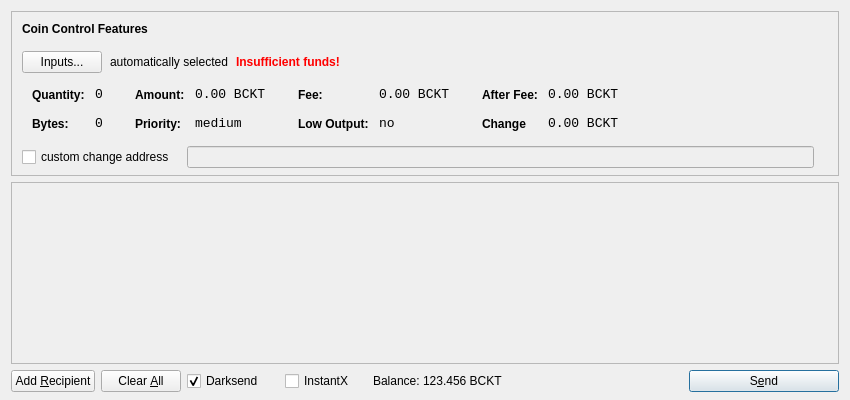
<?xml version="1.0" encoding="UTF-8"?>
<ui version="4.0">
 <class>SendCoinsDialog</class>
 <widget class="QDialog" name="SendCoinsDialog">
  <property name="geometry">
   <rect>
    <x>0</x>
    <y>0</y>
    <width>850</width>
    <height>400</height>
   </rect>
  </property>
  <property name="windowTitle">
   <string>Send Coins</string>
  </property>
  <layout class="QVBoxLayout" name="verticalLayout" stretch="0,1,0">
   <property name="bottomMargin">
    <number>8</number>
   </property>
   <item>
    <widget class="QFrame" name="frameCoinControl">
     <property name="sizePolicy">
      <sizepolicy hsizetype="Expanding" vsizetype="Expanding">
       <horstretch>0</horstretch>
       <verstretch>0</verstretch>
      </sizepolicy>
     </property>
     <property name="maximumSize">
      <size>
       <width>16777215</width>
       <height>16777215</height>
      </size>
     </property>
     <property name="frameShape">
      <enum>QFrame::StyledPanel</enum>
     </property>
     <property name="frameShadow">
      <enum>QFrame::Sunken</enum>
     </property>
     <layout class="QVBoxLayout" name="verticalLayoutCoinControl2">
      <property name="spacing">
       <number>-1</number>
      </property>
      <property name="leftMargin">
       <number>0</number>
      </property>
      <property name="topMargin">
       <number>0</number>
      </property>
      <property name="rightMargin">
       <number>0</number>
      </property>
      <property name="bottomMargin">
       <number>6</number>
      </property>
      <item>
       <layout class="QVBoxLayout" name="verticalLayoutCoinControl" stretch="0,0,0,0,1">
        <property name="spacing">
         <number>0</number>
        </property>
        <property name="leftMargin">
         <number>10</number>
        </property>
        <property name="topMargin">
         <number>10</number>
        </property>
        <item>
         <layout class="QHBoxLayout" name="horizontalLayoutCoinControl1">
          <property name="bottomMargin">
           <number>15</number>
          </property>
          <item>
           <widget class="QLabel" name="labelCoinControlFeatures">
            <property name="sizePolicy">
             <sizepolicy hsizetype="Preferred" vsizetype="Maximum">
              <horstretch>0</horstretch>
              <verstretch>0</verstretch>
             </sizepolicy>
            </property>
            <property name="font">
             <font>
              <weight>75</weight>
              <bold>true</bold>
             </font>
            </property>
            <property name="styleSheet">
             <string notr="true">font-weight:bold;</string>
            </property>
            <property name="text">
             <string>Coin Control Features</string>
            </property>
           </widget>
          </item>
         </layout>
        </item>
        <item>
         <layout class="QHBoxLayout" name="horizontalLayoutCoinControl2" stretch="0,0,0,0">
          <property name="spacing">
           <number>8</number>
          </property>
          <property name="bottomMargin">
           <number>10</number>
          </property>
          <item>
           <widget class="QPushButton" name="pushButtonCoinControl">
            <property name="styleSheet">
             <string notr="true"/>
            </property>
            <property name="text">
             <string>Inputs...</string>
            </property>
           </widget>
          </item>
          <item>
           <widget class="QLabel" name="labelCoinControlAutomaticallySelected">
            <property name="text">
             <string>automatically selected</string>
            </property>
            <property name="margin">
             <number>5</number>
            </property>
           </widget>
          </item>
          <item>
           <widget class="QLabel" name="labelCoinControlInsuffFunds">
            <property name="font">
             <font>
              <weight>75</weight>
              <bold>true</bold>
             </font>
            </property>
            <property name="styleSheet">
             <string notr="true">color:red;font-weight:bold;</string>
            </property>
            <property name="text">
             <string>Insufficient funds!</string>
            </property>
            <property name="margin">
             <number>5</number>
            </property>
           </widget>
          </item>
          <item>
           <spacer name="horizontalSpacerCoinControl">
            <property name="orientation">
             <enum>Qt::Horizontal</enum>
            </property>
            <property name="sizeHint" stdset="0">
             <size>
              <width>40</width>
              <height>1</height>
             </size>
            </property>
           </spacer>
          </item>
         </layout>
        </item>
        <item>
         <widget class="QWidget" name="widgetCoinControl" native="true">
          <property name="sizePolicy">
           <sizepolicy hsizetype="Preferred" vsizetype="Preferred">
            <horstretch>0</horstretch>
            <verstretch>0</verstretch>
           </sizepolicy>
          </property>
          <property name="minimumSize">
           <size>
            <width>0</width>
            <height>0</height>
           </size>
          </property>
          <property name="styleSheet">
           <string notr="true"/>
          </property>
          <layout class="QHBoxLayout" name="horizontalLayoutCoinControl5">
           <property name="margin">
            <number>0</number>
           </property>
           <item>
            <layout class="QHBoxLayout" name="horizontalLayoutCoinControl3" stretch="0,0,0,1">
             <property name="spacing">
              <number>20</number>
             </property>
             <property name="topMargin">
              <number>0</number>
             </property>
             <property name="bottomMargin">
              <number>10</number>
             </property>
             <item>
              <layout class="QFormLayout" name="formLayoutCoinControl1">
               <property name="horizontalSpacing">
                <number>10</number>
               </property>
               <property name="verticalSpacing">
                <number>14</number>
               </property>
               <property name="leftMargin">
                <number>10</number>
               </property>
               <property name="topMargin">
                <number>4</number>
               </property>
               <property name="rightMargin">
                <number>6</number>
               </property>
               <item row="0" column="0">
                <widget class="QLabel" name="labelCoinControlQuantityText">
                 <property name="styleSheet">
                  <string notr="true">font-weight:bold;</string>
                 </property>
                 <property name="text">
                  <string>Quantity:</string>
                 </property>
                 <property name="margin">
                  <number>0</number>
                 </property>
                </widget>
               </item>
               <item row="0" column="1">
                <widget class="QLabel" name="labelCoinControlQuantity">
                 <property name="font">
                  <font>
                   <family>Monospace</family>
                   <pointsize>10</pointsize>
                  </font>
                 </property>
                 <property name="cursor">
                  <cursorShape>IBeamCursor</cursorShape>
                 </property>
                 <property name="contextMenuPolicy">
                  <enum>Qt::ActionsContextMenu</enum>
                 </property>
                 <property name="text">
                  <string>0</string>
                 </property>
                 <property name="margin">
                  <number>0</number>
                 </property>
                 <property name="textInteractionFlags">
                  <set>Qt::LinksAccessibleByMouse|Qt::TextSelectableByKeyboard|Qt::TextSelectableByMouse</set>
                 </property>
                </widget>
               </item>
               <item row="1" column="0">
                <widget class="QLabel" name="labelCoinControlBytesText">
                 <property name="styleSheet">
                  <string notr="true">font-weight:bold;</string>
                 </property>
                 <property name="text">
                  <string>Bytes:</string>
                 </property>
                </widget>
               </item>
               <item row="1" column="1">
                <widget class="QLabel" name="labelCoinControlBytes">
                 <property name="font">
                  <font>
                   <family>Monospace</family>
                   <pointsize>10</pointsize>
                  </font>
                 </property>
                 <property name="cursor">
                  <cursorShape>IBeamCursor</cursorShape>
                 </property>
                 <property name="contextMenuPolicy">
                  <enum>Qt::ActionsContextMenu</enum>
                 </property>
                 <property name="text">
                  <string>0</string>
                 </property>
                 <property name="textInteractionFlags">
                  <set>Qt::LinksAccessibleByMouse|Qt::TextSelectableByKeyboard|Qt::TextSelectableByMouse</set>
                 </property>
                </widget>
               </item>
              </layout>
             </item>
             <item>
              <layout class="QFormLayout" name="formLayoutCoinControl2">
               <property name="horizontalSpacing">
                <number>10</number>
               </property>
               <property name="verticalSpacing">
                <number>14</number>
               </property>
               <property name="leftMargin">
                <number>6</number>
               </property>
               <property name="topMargin">
                <number>4</number>
               </property>
               <property name="rightMargin">
                <number>6</number>
               </property>
               <item row="0" column="0">
                <widget class="QLabel" name="labelCoinControlAmountText">
                 <property name="styleSheet">
                  <string notr="true">font-weight:bold;</string>
                 </property>
                 <property name="text">
                  <string>Amount:</string>
                 </property>
                 <property name="margin">
                  <number>0</number>
                 </property>
                </widget>
               </item>
               <item row="0" column="1">
                <widget class="QLabel" name="labelCoinControlAmount">
                 <property name="font">
                  <font>
                   <family>Monospace</family>
                   <pointsize>10</pointsize>
                  </font>
                 </property>
                 <property name="cursor">
                  <cursorShape>IBeamCursor</cursorShape>
                 </property>
                 <property name="contextMenuPolicy">
                  <enum>Qt::ActionsContextMenu</enum>
                 </property>
                 <property name="text">
                  <string>0.00 BCKT</string>
                 </property>
                 <property name="textInteractionFlags">
                  <set>Qt::LinksAccessibleByMouse|Qt::TextSelectableByKeyboard|Qt::TextSelectableByMouse</set>
                 </property>
                </widget>
               </item>
               <item row="1" column="0">
                <widget class="QLabel" name="labelCoinControlPriorityText">
                 <property name="styleSheet">
                  <string notr="true">font-weight:bold;</string>
                 </property>
                 <property name="text">
                  <string>Priority:</string>
                 </property>
                </widget>
               </item>
               <item row="1" column="1">
                <widget class="QLabel" name="labelCoinControlPriority">
                 <property name="font">
                  <font>
                   <family>Monospace</family>
                   <pointsize>10</pointsize>
                  </font>
                 </property>
                 <property name="cursor">
                  <cursorShape>IBeamCursor</cursorShape>
                 </property>
                 <property name="contextMenuPolicy">
                  <enum>Qt::ActionsContextMenu</enum>
                 </property>
                 <property name="text">
                  <string>medium</string>
                 </property>
                 <property name="textInteractionFlags">
                  <set>Qt::LinksAccessibleByMouse|Qt::TextSelectableByKeyboard|Qt::TextSelectableByMouse</set>
                 </property>
                </widget>
               </item>
              </layout>
             </item>
             <item>
              <layout class="QFormLayout" name="formLayoutCoinControl3">
               <property name="horizontalSpacing">
                <number>10</number>
               </property>
               <property name="verticalSpacing">
                <number>14</number>
               </property>
               <property name="leftMargin">
                <number>6</number>
               </property>
               <property name="topMargin">
                <number>4</number>
               </property>
               <property name="rightMargin">
                <number>6</number>
               </property>
               <item row="0" column="0">
                <widget class="QLabel" name="labelCoinControlFeeText">
                 <property name="styleSheet">
                  <string notr="true">font-weight:bold;</string>
                 </property>
                 <property name="text">
                  <string>Fee:</string>
                 </property>
                 <property name="margin">
                  <number>0</number>
                 </property>
                </widget>
               </item>
               <item row="0" column="1">
                <widget class="QLabel" name="labelCoinControlFee">
                 <property name="font">
                  <font>
                   <family>Monospace</family>
                   <pointsize>10</pointsize>
                  </font>
                 </property>
                 <property name="cursor">
                  <cursorShape>IBeamCursor</cursorShape>
                 </property>
                 <property name="contextMenuPolicy">
                  <enum>Qt::ActionsContextMenu</enum>
                 </property>
                 <property name="text">
                  <string>0.00 BCKT</string>
                 </property>
                 <property name="textInteractionFlags">
                  <set>Qt::LinksAccessibleByMouse|Qt::TextSelectableByKeyboard|Qt::TextSelectableByMouse</set>
                 </property>
                </widget>
               </item>
               <item row="1" column="0">
                <widget class="QLabel" name="labelCoinControlLowOutputText">
                 <property name="styleSheet">
                  <string notr="true">font-weight:bold;</string>
                 </property>
                 <property name="text">
                  <string>Low Output:</string>
                 </property>
                </widget>
               </item>
               <item row="1" column="1">
                <widget class="QLabel" name="labelCoinControlLowOutput">
                 <property name="font">
                  <font>
                   <family>Monospace</family>
                   <pointsize>10</pointsize>
                  </font>
                 </property>
                 <property name="cursor">
                  <cursorShape>IBeamCursor</cursorShape>
                 </property>
                 <property name="contextMenuPolicy">
                  <enum>Qt::ActionsContextMenu</enum>
                 </property>
                 <property name="text">
                  <string>no</string>
                 </property>
                 <property name="textInteractionFlags">
                  <set>Qt::LinksAccessibleByMouse|Qt::TextSelectableByKeyboard|Qt::TextSelectableByMouse</set>
                 </property>
                </widget>
               </item>
              </layout>
             </item>
             <item>
              <layout class="QFormLayout" name="formLayoutCoinControl4">
               <property name="horizontalSpacing">
                <number>10</number>
               </property>
               <property name="verticalSpacing">
                <number>14</number>
               </property>
               <property name="leftMargin">
                <number>6</number>
               </property>
               <property name="topMargin">
                <number>4</number>
               </property>
               <property name="rightMargin">
                <number>6</number>
               </property>
               <item row="0" column="0">
                <widget class="QLabel" name="labelCoinControlAfterFeeText">
                 <property name="styleSheet">
                  <string notr="true">font-weight:bold;</string>
                 </property>
                 <property name="text">
                  <string>After Fee:</string>
                 </property>
                 <property name="margin">
                  <number>0</number>
                 </property>
                </widget>
               </item>
               <item row="0" column="1">
                <widget class="QLabel" name="labelCoinControlAfterFee">
                 <property name="font">
                  <font>
                   <family>Monospace</family>
                   <pointsize>10</pointsize>
                  </font>
                 </property>
                 <property name="cursor">
                  <cursorShape>IBeamCursor</cursorShape>
                 </property>
                 <property name="contextMenuPolicy">
                  <enum>Qt::ActionsContextMenu</enum>
                 </property>
                 <property name="text">
                  <string>0.00 BCKT</string>
                 </property>
                 <property name="textInteractionFlags">
                  <set>Qt::LinksAccessibleByMouse|Qt::TextSelectableByKeyboard|Qt::TextSelectableByMouse</set>
                 </property>
                </widget>
               </item>
               <item row="1" column="0">
                <widget class="QLabel" name="labelCoinControlChangeText">
                 <property name="styleSheet">
                  <string notr="true">font-weight:bold;</string>
                 </property>
                 <property name="text">
                  <string>Change</string>
                 </property>
                </widget>
               </item>
               <item row="1" column="1">
                <widget class="QLabel" name="labelCoinControlChange">
                 <property name="font">
                  <font>
                   <family>Monospace</family>
                   <pointsize>10</pointsize>
                  </font>
                 </property>
                 <property name="cursor">
                  <cursorShape>IBeamCursor</cursorShape>
                 </property>
                 <property name="contextMenuPolicy">
                  <enum>Qt::ActionsContextMenu</enum>
                 </property>
                 <property name="text">
                  <string>0.00 BCKT</string>
                 </property>
                 <property name="textInteractionFlags">
                  <set>Qt::LinksAccessibleByMouse|Qt::TextSelectableByKeyboard|Qt::TextSelectableByMouse</set>
                 </property>
                </widget>
               </item>
              </layout>
             </item>
            </layout>
           </item>
          </layout>
         </widget>
        </item>
        <item>
         <layout class="QHBoxLayout" name="horizontalLayoutCoinControl4" stretch="0,0,0">
          <property name="spacing">
           <number>12</number>
          </property>
          <property name="sizeConstraint">
           <enum>QLayout::SetDefaultConstraint</enum>
          </property>
          <property name="topMargin">
           <number>5</number>
          </property>
          <property name="rightMargin">
           <number>5</number>
          </property>
          <item>
           <widget class="QCheckBox" name="checkBoxCoinControlChange">
            <property name="text">
             <string>custom change address</string>
            </property>
           </widget>
          </item>
          <item>
           <widget class="QLineEdit" name="lineEditCoinControlChange">
            <property name="enabled">
             <bool>false</bool>
            </property>
            <property name="sizePolicy">
             <sizepolicy hsizetype="Expanding" vsizetype="Fixed">
              <horstretch>0</horstretch>
              <verstretch>0</verstretch>
             </sizepolicy>
            </property>
           </widget>
          </item>
          <item>
           <widget class="QLabel" name="labelCoinControlChangeLabel">
            <property name="sizePolicy">
             <sizepolicy hsizetype="Preferred" vsizetype="Expanding">
              <horstretch>0</horstretch>
              <verstretch>0</verstretch>
             </sizepolicy>
            </property>
            <property name="minimumSize">
             <size>
              <width>0</width>
              <height>0</height>
             </size>
            </property>
            <property name="text">
             <string/>
            </property>
            <property name="margin">
             <number>3</number>
            </property>
           </widget>
          </item>
         </layout>
        </item>
        <item>
         <spacer name="verticalSpacerCoinControl">
          <property name="orientation">
           <enum>Qt::Vertical</enum>
          </property>
          <property name="sizeHint" stdset="0">
           <size>
            <width>800</width>
            <height>1</height>
           </size>
          </property>
         </spacer>
        </item>
       </layout>
      </item>
     </layout>
    </widget>
   </item>
   <item>
    <widget class="QScrollArea" name="scrollArea">
     <property name="widgetResizable">
      <bool>true</bool>
     </property>
     <widget class="QWidget" name="scrollAreaWidgetContents">
      <property name="geometry">
       <rect>
        <x>0</x>
        <y>0</y>
        <width>830</width>
        <height>165</height>
       </rect>
      </property>
      <layout class="QVBoxLayout" name="verticalLayout_2">
       <property name="margin">
        <number>0</number>
       </property>
       <item>
        <layout class="QVBoxLayout" name="entries">
         <property name="spacing">
          <number>6</number>
         </property>
        </layout>
       </item>
       <item>
        <spacer name="verticalSpacer">
         <property name="orientation">
          <enum>Qt::Vertical</enum>
         </property>
         <property name="sizeHint" stdset="0">
          <size>
           <width>20</width>
           <height>40</height>
          </size>
         </property>
        </spacer>
       </item>
      </layout>
     </widget>
    </widget>
   </item>
   <item>
    <layout class="QHBoxLayout" name="horizontalLayout">
     <item>
      <widget class="QPushButton" name="addButton">
       <property name="toolTip">
        <string>Send to multiple recipients at once</string>
       </property>
       <property name="text">
        <string>Add &amp;Recipient</string>
       </property>
       <property name="autoDefault">
        <bool>false</bool>
       </property>
      </widget>
     </item>
     <item>
      <widget class="QPushButton" name="clearButton">
       <property name="sizePolicy">
        <sizepolicy hsizetype="Minimum" vsizetype="Fixed">
         <horstretch>0</horstretch>
         <verstretch>0</verstretch>
        </sizepolicy>
       </property>
       <property name="toolTip">
        <string>Remove all transaction fields</string>
       </property>
       <property name="text">
        <string>Clear &amp;All</string>
       </property>
       <property name="autoRepeatDelay">
        <number>300</number>
       </property>
       <property name="autoDefault">
        <bool>false</bool>
       </property>
      </widget>
     </item>
     <item>
      <layout class="QHBoxLayout" name="horizontalLayout_2">
       <property name="spacing">
        <number>3</number>
       </property>
        <item>
        <widget class="QCheckBox" name="checkUseDarksend">
         <property name="minimumSize">
          <size>
           <width>95</width>
           <height>0</height>
          </size>
         </property>
         <property name="text">
          <string>Darksend</string>
         </property>
         <property name="checked">
          <bool>true</bool>
         </property>
        </widget>
       </item>
       <item>
        <widget class="QCheckBox" name="checkInstantX">
         <property name="enabled">
          <bool>true</bool>
         </property>
         <property name="minimumSize">
          <size>
           <width>85</width>
           <height>0</height>
          </size>
         </property>
         <property name="text">
          <string>InstantX</string>
         </property>
        </widget>
       </item>
       <item>
        <widget class="QLabel" name="label">
         <property name="sizePolicy">
          <sizepolicy hsizetype="Preferred" vsizetype="Fixed">
           <horstretch>0</horstretch>
           <verstretch>0</verstretch>
          </sizepolicy>
         </property>
         <property name="text">
          <string>Balance:</string>
         </property>
        </widget>
       </item>
       <item>
        <widget class="QLabel" name="labelBalance">
         <property name="sizePolicy">
          <sizepolicy hsizetype="Preferred" vsizetype="Fixed">
           <horstretch>0</horstretch>
           <verstretch>0</verstretch>
          </sizepolicy>
         </property>
         <property name="cursor">
          <cursorShape>IBeamCursor</cursorShape>
         </property>
         <property name="text">
          <string>123.456 BCKT</string>
         </property>
         <property name="textInteractionFlags">
          <set>Qt::LinksAccessibleByMouse|Qt::TextSelectableByKeyboard|Qt::TextSelectableByMouse</set>
         </property>
        </widget>
       </item>
      </layout>
     </item>
     <item>
      <spacer name="horizontalSpacer">
       <property name="orientation">
        <enum>Qt::Horizontal</enum>
       </property>
       <property name="sizeHint" stdset="0">
        <size>
         <width>40</width>
         <height>20</height>
        </size>
       </property>
      </spacer>
     </item>
     <item>
      <widget class="QPushButton" name="sendButton">
       <property name="minimumSize">
        <size>
         <width>150</width>
         <height>0</height>
        </size>
       </property>
       <property name="toolTip">
        <string>Confirm the send action</string>
       </property>
       <property name="text">
        <string>S&amp;end</string>
       </property>
       <property name="icon">
        <iconset resource="../bitcoin.qrc">
         <normaloff>:/icons/send</normaloff>:/icons/send</iconset>
       </property>
       <property name="default">
        <bool>true</bool>
       </property>
      </widget>
     </item>
    </layout>
   </item>
  </layout>
 </widget>
 <resources>
  <include location="../bitcoin.qrc"/>
 </resources>
 <connections/>
</ui>
